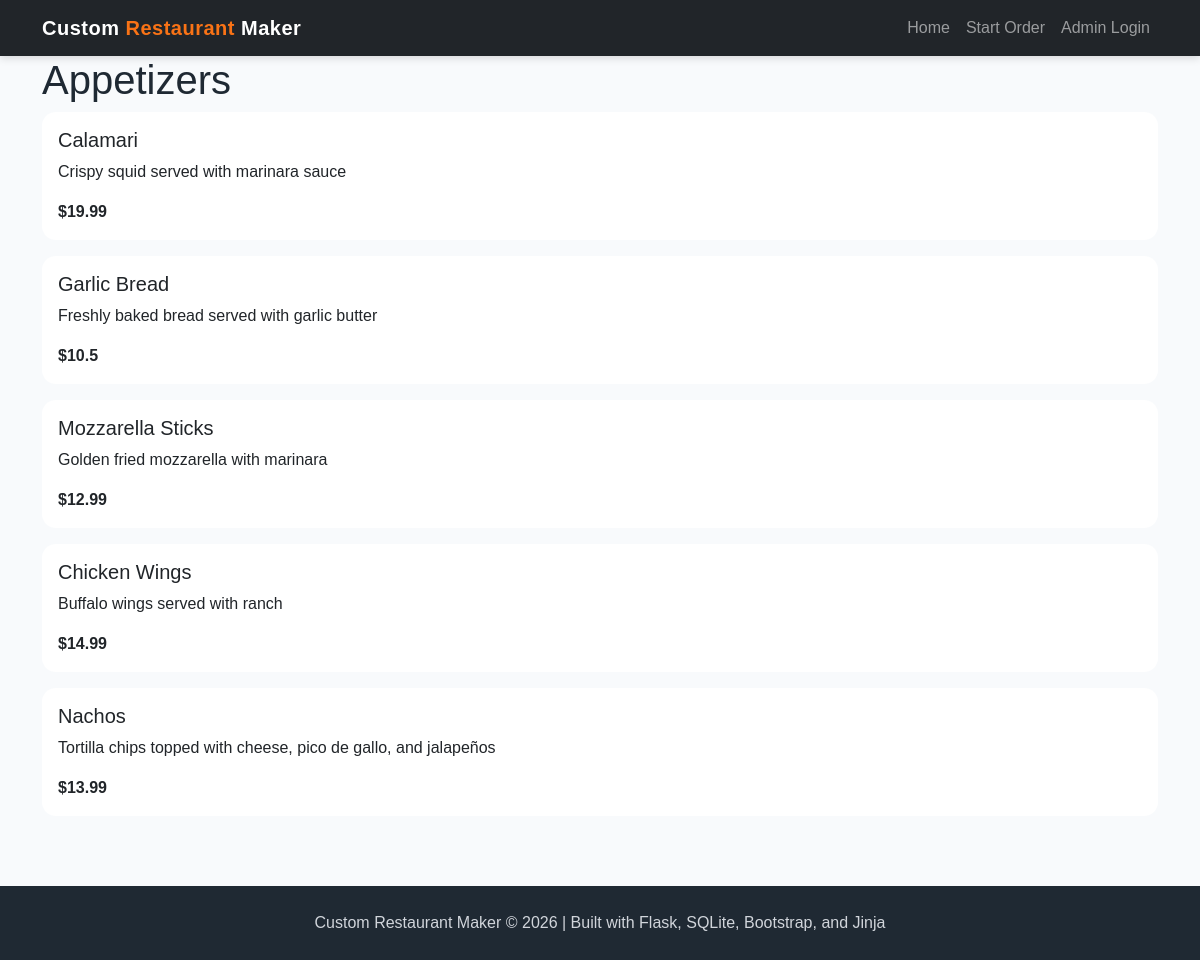
/appetizers, run on the app's committed database.
### tables this page shows
CREATE TABLE menu (
    menu_id INTEGER PRIMARY KEY AUTOINCREMENT,
    name TEXT NOT NULL,
    category TEXT NOT NULL,
    price REAL NOT NULL,
    description TEXT
, image_filename TEXT);

### app.py (the view)
@app.route('/appetizers')
def appetizers():
    conn = get_db()
    cur = conn.cursor()
    cur.execute("SELECT * FROM menu WHERE LOWER(category) = ?", ("appetizers",))
    menu = cur.fetchall()
    conn.close()
    return render_template('appetizers.html', menu=menu)

### app.py (called while the page is built)
def get_db():
    conn = sqlite3.connect("project4.db")
    conn.row_factory = sqlite3.Row
    return conn

### templates/appetizers.html (shortened to what this page needs)
{% extends "base.html" %}
{% block content %}
<h1>Appetizers</h1>
{% for item in menu %}
<div class="card mb-3">
    <div class="card-body">
        <h5>{{ item['name'] }}</h5>
        <p>
            {{ item['description'] }}
        </p>
        <strong>
            ${{ item['price'] }}
        </strong>
    </div>
</div>
{% endfor %}
{% endblock %}

### static/style.css (style rules this page uses)
:root { --primary-dark: #1f2933; --primary-orange: #f97316; --primary-yellow: #facc15; --primary-green: #16a34a; --soft-bg: #f8fafc; --card-bg: #ffffff; --text-dark: #1f2933; }
body { background-color: var(--soft-bg); color: var(--text-dark); font-family: Arial, Helvetica, sans-serif; }
.card { border: none; border-radius: 14px; transition: transform 0.2s ease, box-shadow 0.2s ease; }

### data on the page
menu: name "Calamari", description "Crispy squid served with marinara sauce", price "19.99"
menu: name "Garlic Bread", description "Freshly baked bread served with garlic butter", price "10.5"
menu: name "Mozzarella Sticks", description "Golden fried mozzarella with marinara", price "12.99"
menu: name "Chicken Wings", description "Buffalo wings served with ranch", price "14.99"
menu: name "Nachos", description "Tortilla chips topped with cheese, pico de gallo, and jalapeños", price "13.99"
